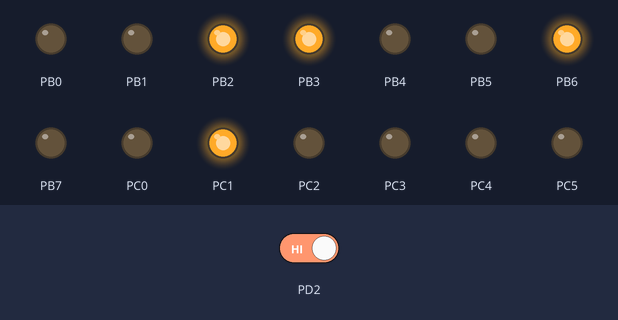
Bench run of a program on a simulated ATmega16, built with avr-gcc and emulated at 8 MHz. Parts: output pins drawn as LEDs (lit = HIGH). The inputs (shaded band) are chosen by the test bench; at power-on: PD2 HIGH. What the program prints to the serial monitor is not drawn.

Above: at 1.2 s.
1.3 s: PD2 driven LOW
At 5.2 s:
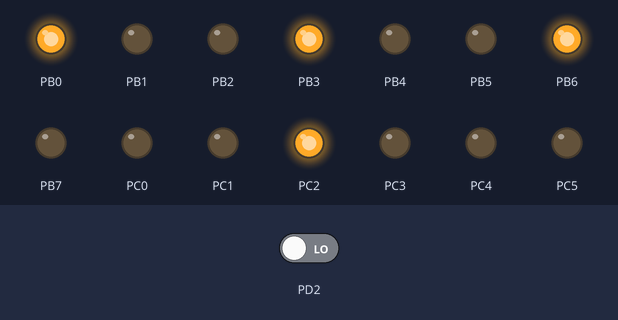
At 14.4 s:
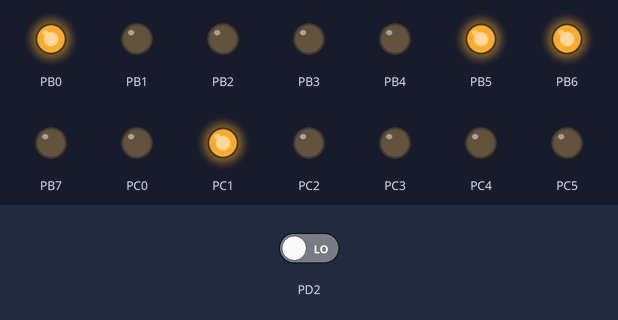
Timing chart, 0 to 14.8 s (numbered marks = the images above; inputs shaded):
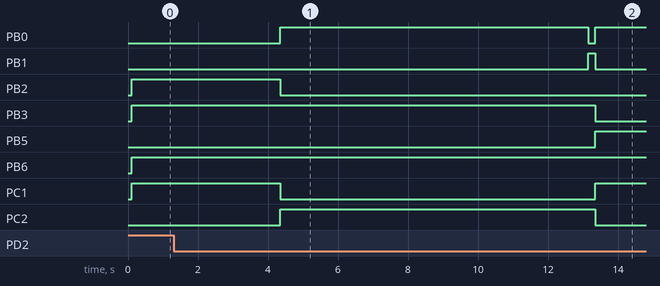

The program:

Project_2.c
```c
//Traffic Light Controlling Prototype

#define F_CPU 8000000UL
#include<avr/io.h>
#include<util/delay.h>
#include<avr/interrupt.h>
void usart_string(unsigned char *a);
void usart_send(char send);
char usart_rec();
void usart_init();
void int_tx(int data);
void msg_send(char num,char msg);

int main()
{
	DDRC=0xff;
	DDRB=0xff;
    DDRD &=~(1<<PD2);
    MCUCR|=(1<<ISC01);   //Falling edge on INT0 triggers interrupt.
    GICR|=(1<<INT0);     //Enable INT0 interrupt
    sei();

     usart_init();
	_delay_ms(100);
	while(1)
	{
		led_traffic();


	}
}
ISR(INT0_vect)//interrup service routine
 {
   cli();
  msg_send("8017896720","Ambulence on the way");
  PORTB=0X00;
  PORTC=0X00;

  PORTB |=(1<<PB6);
  PORTB |=(1<<PB0);
  PORTB |=(1<<PB3);
  PORTC |=(1<<PC2);
  _delay_ms(8000);

  sei();


 }

void led_traffic()
{
        PORTB=0b01001100;
		PORTC=0b00000010;
		_delay_ms(2000);
		PORTB=0b01001010;
		_delay_ms(200);

		PORTB=0b01100001;
		PORTC=0b00000010;
		_delay_ms(2000);
		PORTB=0b01010001;
		_delay_ms(200);

		PORTB=0b00001001;
		PORTC=0b00000011;
		_delay_ms(2000);
		PORTB=0b10001001;
		PORTC=0b00000010;
		_delay_ms(200);

		PORTB=0b01001001;
		PORTC=0b00001000;
		_delay_ms(2000);
		PORTC=0b00000100;
		_delay_ms(200);
}

void int_tx(int data)
{
  int wc=0;
  unsigned char ulta[5];
  unsigned char sidha[5];
  int r=0,j1=0,i1=0;
  if(data==0)
  {
    usart_send(48);
  }

 while(data!=0)
 {
    r=data%10;
    data=data/10;
    ulta[i1]=r+48;
    i1++;
    _delay_ms(100);
    wc=1;
 }
  if(wc==1)
  {
  for(j1=0;j1<=(i1-1);j1++)
  {
    sidha[j1]=ulta[(i1-1)-j1];
  }
   sidha[j1]='\0';
   usart_string(sidha);wc=0;
   }
}
//////////////////////////////


void usart_init()
{
 UBRRL=51;
 UBRRH=0;
 UCSRB=0x18;
 UCSRC=0x8e;
}
char usart_rec()
{
 while((UCSRA&0x80)==0);
 return UDR;
}
void usart_send(char send)
{
  while((UCSRA&0x20)==0);
  UDR=send;
}
void usart_string(unsigned char *a)
{
    int i2=0;
	while(a[i2]!='\0')
	{
		usart_send(a[i2]);
		i2++;
	}


}


void msg_send(char num,char msg)
{
   usart_string("AT+CMGF=1");
   usart_send(0x0d);
  _delay_ms(1000);
  usart_string("AT+CMGS=");
  usart_send(0x22);
  usart_string(num);
  usart_send(0x22);
  //usart_send('"');
  usart_send(0x0d);
  _delay_ms(1000);
  usart_string(msg);
  usart_send(0x1A);
  _delay_ms(1000);
}
```

Measured:
- after the input at 1.3 s, PB4: stops changing and stays LOW; PB6: stays HIGH (without the input it goes to LOW after 3.2 s); PB7: stays LOW (without the input it goes to HIGH after 5.2 s); PC0: stays LOW (without the input it goes to HIGH after 3.2 s); PC3: stays LOW (without the input it goes to HIGH after 5.4 s)
